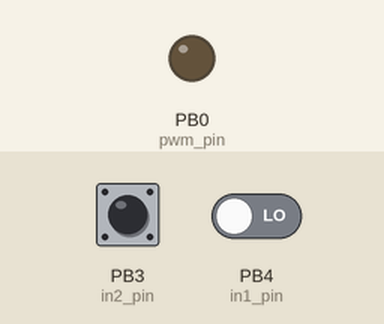
This sketch was run on a simulated ATtiny85, built with avr-gcc and run on an emulated ATtiny85. On the bench: output pins drawn as LEDs (lit = HIGH). Dashed ring = blinking. Inputs (shaded band) come from the test bench; at power-on: PB3 (in2_pin) LOW, PB4 (in1_pin) LOW.

Above: at 1.2 s.
1.3 s: PB3 (in2_pin) driven HIGH
At 1.9 s:
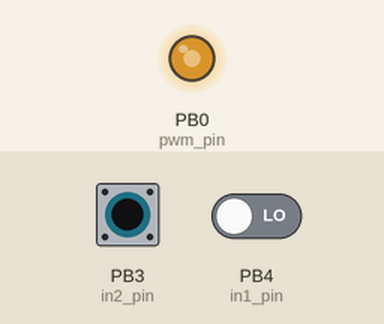
2.8 s: PB4 (in1_pin) driven HIGH
At 3.7 s:
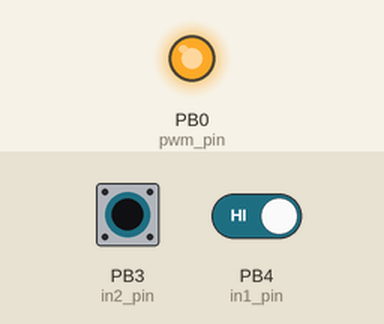
4.3 s: PB3 (in2_pin) pulsed LOW 2 times (0.12 s each, 0.3 s apart)
At 4.37 s:
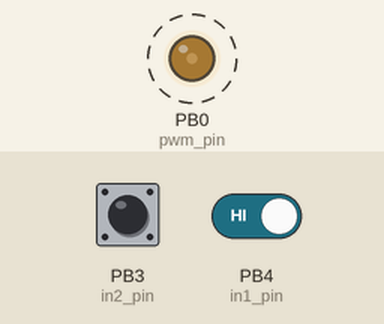
Timing chart, 0 to 7.3 s (numbered marks = the images above; inputs shaded):
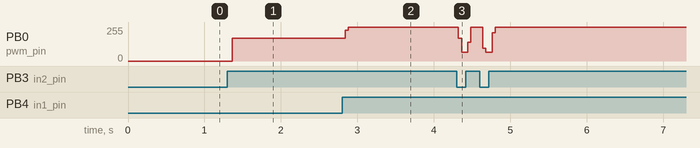

Measured:
- after the input at 1.3 s, PB0 (pwm_pin): 0/255 → 170/255 after 0.06 s
- after the input at 2.8 s, PB0 (pwm_pin): 170/255 → 252/255 at once
- after the input at 4.3 s, PB0 (pwm_pin): alternates 252/255 for 0.20 s and 64/255 for 0.12 s, 4 changes in all, then stays 252/255, starting at once

The sketch:

PWM_Sweep.ino
```cpp
float frequency = 100; //the frequency of the cycle
float cycle_length; //how long each pwm cycle should be on for

float duty_cycle; //the percentage of power we want
int time_on; // how long the output should be high
int time_off; //how long the output should be low
int v_out; //the amount of voltage the led should draw
int val = 0;
int pwm_pin = 0; // pin that will act like a pwm pin
int in1_pin = 4;
int in2_pin = 3;

int in1 = 0;
int in2 = 0;

void setup() {

pinMode(pwm_pin, OUTPUT);
digitalWrite(pwm_pin, LOW);

pinMode(in1_pin, INPUT);
pinMode(in2_pin, INPUT);

//calculate the length of the cycle
cycle_length = 1000000/frequency; //length of one pwm cycle in microseconds
v_out = 0;

}

void loop() {


/*val = (val + 1) % 1024;

if      ( val < (1*1024)/3 )  { duty_cycle = (float) 1/3; }
else if ( val < (2*1024)/3 )  { duty_cycle = (float) 2/3; }
else                          { duty_cycle = (float) 3/3; }
*/

in1 = digitalRead(in1_pin);
in2 = digitalRead(in2_pin);

if      ( in1 == HIGH && in2 == HIGH )  { duty_cycle = (float) 1; }
else if ( in1 == LOW && in2 == HIGH )  { duty_cycle = (float) 2/3; }
else if ( in1 == HIGH && in2 == LOW  ) { duty_cycle = (float) 1/4; }
else                              { duty_cycle = (float) 0; }

//if (in1 == HIGH) { duty_cycle = (float) 1; }
//else             { duty_cycle = (float) 0; }

time_on = duty_cycle * cycle_length; // work out the time it should be on
time_off = cycle_length-time_on; // work out the time it should be off

if(time_on > 0)
{
  digitalWrite(pwm_pin, HIGH);
  delayMicroseconds(time_on); // turns led on for short anount of time
}

digitalWrite(pwm_pin, LOW);
delayMicroseconds(time_off);

}
```
